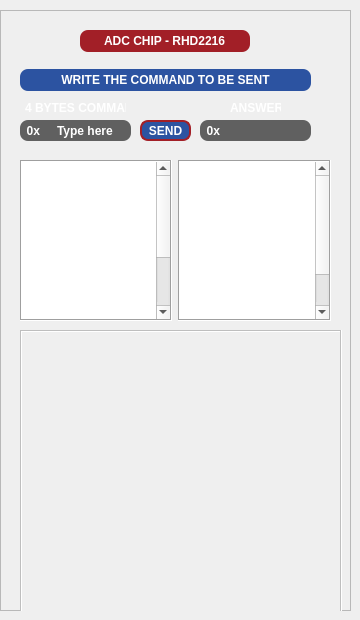
          <widget class="QWidget" name="tab">
           <attribute name="title">
            <string>ADVANCED</string>
           </attribute>
           <widget class="QFrame" name="advanced_frame">
            <property name="enabled">
             <bool>true</bool>
            </property>
            <property name="geometry">
             <rect>
              <x>0</x>
              <y>10</y>
              <width>351</width>
              <height>601</height>
             </rect>
            </property>
            <property name="styleSheet">
             <string notr="true">QLineEdit{border:#969696;background-color:#606060;border-top-right-radius:8px;border-bottom-right-radius:8px;color:#FFFFFF;font:7pt&quot;DejaVu Sans&quot;;font-weight:bold;}QLabel{color:#FFFFFF;font:7pt&quot;DejaVu Sans&quot;;font-weight:bold;}</string>
            </property>
            <property name="frameShape">
             <enum>QFrame::StyledPanel</enum>
            </property>
            <property name="frameShadow">
             <enum>QFrame::Raised</enum>
            </property>
            <widget class="QLabel" name="label_41">
             <property name="geometry">
              <rect>
               <x>25</x>
               <y>90</y>
               <width>101</width>
               <height>16</height>
              </rect>
             </property>
             <property name="text">
              <string notr="true">4 BYTES COMMAND</string>
             </property>
             <property name="alignment">
              <set>Qt::AlignLeading|Qt::AlignLeft|Qt::AlignVCenter</set>
             </property>
            </widget>
            <widget class="QLabel" name="label_50">
             <property name="geometry">
              <rect>
               <x>230</x>
               <y>90</y>
               <width>51</width>
               <height>16</height>
              </rect>
             </property>
             <property name="text">
              <string notr="true">ANSWER</string>
             </property>
             <property name="alignment">
              <set>Qt::AlignLeading|Qt::AlignLeft|Qt::AlignVCenter</set>
             </property>
            </widget>
            <widget class="QLineEdit" name="command_answer_lineedit">
             <property name="geometry">
              <rect>
               <x>220</x>
               <y>110</y>
               <width>91</width>
               <height>21</height>
              </rect>
             </property>
             <property name="styleSheet">
              <string notr="true"/>
             </property>
             <property name="text">
              <string notr="true"/>
             </property>
             <property name="alignment">
              <set>Qt::AlignCenter</set>
             </property>
             <property name="readOnly">
              <bool>true</bool>
             </property>
            </widget>
            <widget class="QPushButton" name="command_send_button">
             <property name="geometry">
              <rect>
               <x>140</x>
               <y>110</y>
               <width>51</width>
               <height>21</height>
              </rect>
             </property>
             <property name="cursor">
              <cursorShape>PointingHandCursor</cursorShape>
             </property>
             <property name="styleSheet">
              <string notr="true">QPushButton{border:2px solid #A21F27;border-radius:8px;background-color:#2C53A1;color:#FFFFFF;font:7pt&quot;DejaVu Sans&quot;;font-weight:bold;}QPushButton:pressed{border:2px solid #A21F27;border-radius:8px;background-color:#A21F27;color:#FFFFFF;}QPushButton::!enabled{border:2px solid #969696;border-radius:8px;background-color:#606060;color:#FFFFFF;font:7pt&quot;DejaVu Sans&quot;;font-weight:bold;}</string>
             </property>
             <property name="text">
              <string notr="true">SEND</string>
             </property>
             <property name="checked">
              <bool>false</bool>
             </property>
            </widget>
            <widget class="QLineEdit" name="command_message_lineedit">
             <property name="geometry">
              <rect>
               <x>40</x>
               <y>110</y>
               <width>91</width>
               <height>21</height>
              </rect>
             </property>
             <property name="styleSheet">
              <string notr="true"/>
             </property>
             <property name="text">
              <string notr="true">Type here</string>
             </property>
             <property name="alignment">
              <set>Qt::AlignCenter</set>
             </property>
            </widget>
            <widget class="QLabel" name="label_1">
             <property name="geometry">
              <rect>
               <x>20</x>
               <y>110</y>
               <width>21</width>
               <height>21</height>
              </rect>
             </property>
             <property name="styleSheet">
              <string notr="true">QLabel{border:#606060;background-color:#606060;border-top-left-radius:8px;border-bottom-left-radius:8px;color:#FFFFFF;font:7pt&quot;helvetica&quot;;font-weight:bold;}</string>
             </property>
             <property name="text">
              <string>  0x</string>
             </property>
            </widget>
            <widget class="QLabel" name="label_2">
             <property name="geometry">
              <rect>
               <x>200</x>
               <y>110</y>
               <width>21</width>
               <height>21</height>
              </rect>
             </property>
             <property name="styleSheet">
              <string notr="true">QLabel{border:#606060;background-color:#606060;border-top-left-radius:8px;border-bottom-left-radius:8px;color:#FFFFFF;font:7pt&quot;helvetica&quot;;font-weight:bold;}</string>
             </property>
             <property name="text">
              <string>  0x</string>
             </property>
            </widget>
            <widget class="QWidget" name="layoutWidget_5">
             <property name="geometry">
              <rect>
               <x>20</x>
               <y>20</y>
               <width>291</width>
               <height>61</height>
              </rect>
             </property>
             <layout class="QGridLayout" name="gridLayout_15">
              <item row="2" column="0" colspan="3">
               <widget class="QLabel" name="label_56">
                <property name="sizePolicy">
                 <sizepolicy hsizetype="Preferred" vsizetype="Minimum">
                  <horstretch>0</horstretch>
                  <verstretch>0</verstretch>
                 </sizepolicy>
                </property>
                <property name="minimumSize">
                 <size>
                  <width>0</width>
                  <height>22</height>
                 </size>
                </property>
                <property name="styleSheet">
                 <string notr="true">QLabel{border:#969696;background-color:#2C53A1;border-radius:8px;color:#FFFFFF;font:7pt&quot;helvetica&quot;;font-weight:bold;}</string>
                </property>
                <property name="text">
                 <string notr="true">WRITE THE COMMAND TO BE SENT</string>
                </property>
                <property name="alignment">
                 <set>Qt::AlignCenter</set>
                </property>
               </widget>
              </item>
              <item row="0" column="0">
               <spacer name="horizontalSpacer_12">
                <property name="orientation">
                 <enum>Qt::Horizontal</enum>
                </property>
                <property name="sizeType">
                 <enum>QSizePolicy::Maximum</enum>
                </property>
                <property name="sizeHint" stdset="0">
                 <size>
                  <width>80</width>
                  <height>20</height>
                 </size>
                </property>
               </spacer>
              </item>
              <item row="0" column="1">
               <widget class="QLineEdit" name="chip_lineedit">
                <property name="sizePolicy">
                 <sizepolicy hsizetype="Minimum" vsizetype="Minimum">
                  <horstretch>0</horstretch>
                  <verstretch>0</verstretch>
                 </sizepolicy>
                </property>
                <property name="minimumSize">
                 <size>
                  <width>170</width>
                  <height>22</height>
                 </size>
                </property>
                <property name="styleSheet">
                 <string notr="true">QLineEdit{border:#969696;background-color:#A21F27;border-radius:8px;color:#FFFFFF;font:7pt&quot;helvetica&quot;;font-weight:bold;}</string>
                </property>
                <property name="text">
                 <string notr="true">ADC CHIP - RHD2216</string>
                </property>
                <property name="alignment">
                 <set>Qt::AlignCenter</set>
                </property>
                <property name="dragEnabled">
                 <bool>false</bool>
                </property>
                <property name="readOnly">
                 <bool>true</bool>
                </property>
               </widget>
              </item>
              <item row="0" column="2">
               <spacer name="horizontalSpacer_13">
                <property name="orientation">
                 <enum>Qt::Horizontal</enum>
                </property>
                <property name="sizeType">
                 <enum>QSizePolicy::Maximum</enum>
                </property>
                <property name="sizeHint" stdset="0">
                 <size>
                  <width>80</width>
                  <height>20</height>
                 </size>
                </property>
               </spacer>
              </item>
              <item row="1" column="1">
               <spacer name="verticalSpacer">
                <property name="orientation">
                 <enum>Qt::Vertical</enum>
                </property>
                <property name="sizeHint" stdset="0">
                 <size>
                  <width>20</width>
                  <height>40</height>
                 </size>
                </property>
               </spacer>
              </item>
             </layout>
            </widget>
            <widget class="QWidget" name="layoutWidget_6">
             <property name="geometry">
              <rect>
               <x>20</x>
               <y>150</y>
               <width>311</width>
               <height>161</height>
              </rect>
             </property>
             <layout class="QHBoxLayout" name="horizontalLayout_2">
              <item>
               <widget class="QTextEdit" name="show_commands_textedit_2">
                <property name="enabled">
                 <bool>true</bool>
                </property>
                <property name="styleSheet">
                 <string notr="true">QTextEdit{color:#FFFFFF;font:7pt&quot;DejaVu Sans&quot;;font-weight:bold}</string>
                </property>
                <property name="frameShape">
                 <enum>QFrame::Box</enum>
                </property>
                <property name="readOnly">
                 <bool>true</bool>
                </property>
                <property name="html">
                 <string>&lt;!DOCTYPE HTML PUBLIC &quot;-//W3C//DTD HTML 4.0//EN&quot; &quot;http://www.w3.org/TR/REC-html40/strict.dtd&quot;&gt;
&lt;html&gt;&lt;head&gt;&lt;meta name=&quot;qrichtext&quot; content=&quot;1&quot; /&gt;&lt;style type=&quot;text/css&quot;&gt;
p, li { white-space: pre-wrap; }
&lt;/style&gt;&lt;/head&gt;&lt;body style=&quot; font-family:'DejaVu Sans'; font-size:7pt; font-weight:600; font-style:normal;&quot;&gt;
&lt;p style=&quot; margin-top:0px; margin-bottom:0px; margin-left:0px; margin-right:0px; -qt-block-indent:0; text-indent:0px;&quot;&gt;Read R00 | C500C000&lt;/p&gt;
&lt;p style=&quot; margin-top:0px; margin-bottom:0px; margin-left:0px; margin-right:0px; -qt-block-indent:0; text-indent:0px;&quot;&gt;Read R01 | C500C100&lt;/p&gt;
&lt;p style=&quot; margin-top:0px; margin-bottom:0px; margin-left:0px; margin-right:0px; -qt-block-indent:0; text-indent:0px;&quot;&gt;Read R02 | C500C200&lt;/p&gt;
&lt;p style=&quot; margin-top:0px; margin-bottom:0px; margin-left:0px; margin-right:0px; -qt-block-indent:0; text-indent:0px;&quot;&gt;Read R03 | C500C300&lt;/p&gt;
&lt;p style=&quot; margin-top:0px; margin-bottom:0px; margin-left:0px; margin-right:0px; -qt-block-indent:0; text-indent:0px;&quot;&gt;Read R04 | C500C400&lt;/p&gt;
&lt;p style=&quot; margin-top:0px; margin-bottom:0px; margin-left:0px; margin-right:0px; -qt-block-indent:0; text-indent:0px;&quot;&gt;Read R05 | C500C500&lt;/p&gt;
&lt;p style=&quot; margin-top:0px; margin-bottom:0px; margin-left:0px; margin-right:0px; -qt-block-indent:0; text-indent:0px;&quot;&gt;Read R06 | C500C600&lt;/p&gt;
&lt;p style=&quot; margin-top:0px; margin-bottom:0px; margin-left:0px; margin-right:0px; -qt-block-indent:0; text-indent:0px;&quot;&gt;Read R07 | C500C700&lt;/p&gt;
&lt;p style=&quot; margin-top:0px; margin-bottom:0px; margin-left:0px; margin-right:0px; -qt-block-indent:0; text-indent:0px;&quot;&gt;Read R08 | C500C800&lt;/p&gt;
&lt;p style=&quot; margin-top:0px; margin-bottom:0px; margin-left:0px; margin-right:0px; -qt-block-indent:0; text-indent:0px;&quot;&gt;Read R09 | C500C900&lt;/p&gt;
&lt;p style=&quot; margin-top:0px; margin-bottom:0px; margin-left:0px; margin-right:0px; -qt-block-indent:0; text-indent:0px;&quot;&gt;Read R10 | C500CA00&lt;/p&gt;
&lt;p style=&quot; margin-top:0px; margin-bottom:0px; margin-left:0px; margin-right:0px; -qt-block-indent:0; text-indent:0px;&quot;&gt;Read R11 | C500CB00&lt;/p&gt;
&lt;p style=&quot; margin-top:0px; margin-bottom:0px; margin-left:0px; margin-right:0px; -qt-block-indent:0; text-indent:0px;&quot;&gt;Read R12 | C500CC00&lt;/p&gt;
&lt;p style=&quot; margin-top:0px; margin-bottom:0px; margin-left:0px; margin-right:0px; -qt-block-indent:0; text-indent:0px;&quot;&gt;Read R13 | C500CD00&lt;/p&gt;
&lt;p style=&quot; margin-top:0px; margin-bottom:0px; margin-left:0px; margin-right:0px; -qt-block-indent:0; text-indent:0px;&quot;&gt;Read R14 | C500CE00&lt;/p&gt;
&lt;p style=&quot; margin-top:0px; margin-bottom:0px; margin-left:0px; margin-right:0px; -qt-block-indent:0; text-indent:0px;&quot;&gt;Read R15 | C500CF00&lt;/p&gt;
&lt;p style=&quot; margin-top:0px; margin-bottom:0px; margin-left:0px; margin-right:0px; -qt-block-indent:0; text-indent:0px;&quot;&gt;Read R16 | C500D000&lt;/p&gt;
&lt;p style=&quot; margin-top:0px; margin-bottom:0px; margin-left:0px; margin-right:0px; -qt-block-indent:0; text-indent:0px;&quot;&gt;Read R17 | C500D100&lt;/p&gt;
&lt;p style=&quot; margin-top:0px; margin-bottom:0px; margin-left:0px; margin-right:0px; -qt-block-indent:0; text-indent:0px;&quot;&gt;Read R60 | C500FC00&lt;/p&gt;
&lt;p style=&quot; margin-top:0px; margin-bottom:0px; margin-left:0px; margin-right:0px; -qt-block-indent:0; text-indent:0px;&quot;&gt;Read R61 | C500FD00&lt;/p&gt;
&lt;p style=&quot; margin-top:0px; margin-bottom:0px; margin-left:0px; margin-right:0px; -qt-block-indent:0; text-indent:0px;&quot;&gt;Read R62 | C500FE00&lt;/p&gt;
&lt;p style=&quot; margin-top:0px; margin-bottom:0px; margin-left:0px; margin-right:0px; -qt-block-indent:0; text-indent:0px;&quot;&gt;Read R63 | C500FF00&lt;/p&gt;&lt;/body&gt;&lt;/html&gt;</string>
                </property>
                <property name="textInteractionFlags">
                 <set>Qt::TextSelectableByKeyboard|Qt::TextSelectableByMouse</set>
                </property>
               </widget>
              </item>
              <item>
               <widget class="QTextEdit" name="show_commands_textedit_3">
                <property name="enabled">
                 <bool>true</bool>
                </property>
                <property name="styleSheet">
                 <string notr="true">QTextEdit{color:#FFFFFF;font:7pt&quot;DejaVu Sans&quot;;font-weight:bold}</string>
                </property>
                <property name="frameShape">
                 <enum>QFrame::Box</enum>
                </property>
                <property name="readOnly">
                 <bool>true</bool>
                </property>
                <property name="html">
                 <string>&lt;!DOCTYPE HTML PUBLIC &quot;-//W3C//DTD HTML 4.0//EN&quot; &quot;http://www.w3.org/TR/REC-html40/strict.dtd&quot;&gt;
&lt;html&gt;&lt;head&gt;&lt;meta name=&quot;qrichtext&quot; content=&quot;1&quot; /&gt;&lt;style type=&quot;text/css&quot;&gt;
p, li { white-space: pre-wrap; }
&lt;/style&gt;&lt;/head&gt;&lt;body style=&quot; font-family:'DejaVu Sans'; font-size:7pt; font-weight:600; font-style:normal;&quot;&gt;
&lt;p style=&quot; margin-top:0px; margin-bottom:0px; margin-left:0px; margin-right:0px; -qt-block-indent:0; text-indent:0px;&quot;&gt;Write R00 | C50080XX&lt;/p&gt;
&lt;p style=&quot; margin-top:0px; margin-bottom:0px; margin-left:0px; margin-right:0px; -qt-block-indent:0; text-indent:0px;&quot;&gt;Write R01 | C50081XX&lt;/p&gt;
&lt;p style=&quot; margin-top:0px; margin-bottom:0px; margin-left:0px; margin-right:0px; -qt-block-indent:0; text-indent:0px;&quot;&gt;Write R02 | C50082XX&lt;/p&gt;
&lt;p style=&quot; margin-top:0px; margin-bottom:0px; margin-left:0px; margin-right:0px; -qt-block-indent:0; text-indent:0px;&quot;&gt;Write R03 | C50083XX&lt;/p&gt;
&lt;p style=&quot; margin-top:0px; margin-bottom:0px; margin-left:0px; margin-right:0px; -qt-block-indent:0; text-indent:0px;&quot;&gt;Write R04 | C50084XX&lt;/p&gt;
&lt;p style=&quot; margin-top:0px; margin-bottom:0px; margin-left:0px; margin-right:0px; -qt-block-indent:0; text-indent:0px;&quot;&gt;Write R05 | C50085XX&lt;/p&gt;
&lt;p style=&quot; margin-top:0px; margin-bottom:0px; margin-left:0px; margin-right:0px; -qt-block-indent:0; text-indent:0px;&quot;&gt;Write R06 | C50086XX&lt;/p&gt;
&lt;p style=&quot; margin-top:0px; margin-bottom:0px; margin-left:0px; margin-right:0px; -qt-block-indent:0; text-indent:0px;&quot;&gt;Write R07 | C50087XX&lt;/p&gt;
&lt;p style=&quot; margin-top:0px; margin-bottom:0px; margin-left:0px; margin-right:0px; -qt-block-indent:0; text-indent:0px;&quot;&gt;Write R08 | C50088XX&lt;/p&gt;
&lt;p style=&quot; margin-top:0px; margin-bottom:0px; margin-left:0px; margin-right:0px; -qt-block-indent:0; text-indent:0px;&quot;&gt;Write R09 | C50089XX&lt;/p&gt;
&lt;p style=&quot; margin-top:0px; margin-bottom:0px; margin-left:0px; margin-right:0px; -qt-block-indent:0; text-indent:0px;&quot;&gt;Write R10 | C5008AXX&lt;/p&gt;
&lt;p style=&quot; margin-top:0px; margin-bottom:0px; margin-left:0px; margin-right:0px; -qt-block-indent:0; text-indent:0px;&quot;&gt;Write R11 | C5008BXX&lt;/p&gt;
&lt;p style=&quot; margin-top:0px; margin-bottom:0px; margin-left:0px; margin-right:0px; -qt-block-indent:0; text-indent:0px;&quot;&gt;Write R12 | C5008CXX&lt;/p&gt;
&lt;p style=&quot; margin-top:0px; margin-bottom:0px; margin-left:0px; margin-right:0px; -qt-block-indent:0; text-indent:0px;&quot;&gt;Write R13 | C5008DXX&lt;/p&gt;
&lt;p style=&quot; margin-top:0px; margin-bottom:0px; margin-left:0px; margin-right:0px; -qt-block-indent:0; text-indent:0px;&quot;&gt;Write R14 | C5008EXX&lt;/p&gt;
&lt;p style=&quot; margin-top:0px; margin-bottom:0px; margin-left:0px; margin-right:0px; -qt-block-indent:0; text-indent:0px;&quot;&gt;Write R15 | C5008FXX&lt;/p&gt;
&lt;p style=&quot; margin-top:0px; margin-bottom:0px; margin-left:0px; margin-right:0px; -qt-block-indent:0; text-indent:0px;&quot;&gt;Write R16 | C50090XX&lt;/p&gt;
&lt;p style=&quot; margin-top:0px; margin-bottom:0px; margin-left:0px; margin-right:0px; -qt-block-indent:0; text-indent:0px;&quot;&gt;Write R17 | C50091XX&lt;/p&gt;&lt;/body&gt;&lt;/html&gt;</string>
                </property>
                <property name="textInteractionFlags">
                 <set>Qt::TextSelectableByKeyboard|Qt::TextSelectableByMouse</set>
                </property>
               </widget>
              </item>
             </layout>
            </widget>
            <widget class="QWidget" name="layoutWidget_7">
             <property name="geometry">
              <rect>
               <x>20</x>
               <y>320</y>
               <width>322</width>
               <height>315</height>
              </rect>
             </property>
             <layout class="QVBoxLayout" name="verticalLayout_3">
              <item>
               <widget class="QTextEdit" name="show_commands_textedit">
                <property name="enabled">
                 <bool>false</bool>
                </property>
                <property name="sizePolicy">
                 <sizepolicy hsizetype="Minimum" vsizetype="Minimum">
                  <horstretch>0</horstretch>
                  <verstretch>0</verstretch>
                 </sizepolicy>
                </property>
                <property name="minimumSize">
                 <size>
                  <width>320</width>
                  <height>290</height>
                 </size>
                </property>
                <property name="styleSheet">
                 <string notr="true">QTextEdit{color:#FFFFFF;font:7pt&quot;DejaVu Sans&quot;;font-weight:bold}</string>
                </property>
                <property name="frameShape">
                 <enum>QFrame::Box</enum>
                </property>
                <property name="readOnly">
                 <bool>true</bool>
                </property>
               </widget>
              </item>
              <item>
               <layout class="QHBoxLayout" name="horizontalLayout_3">
                <item>
                 <widget class="QPushButton" name="continue_to_record_button">
                  <property name="sizePolicy">
                   <sizepolicy hsizetype="Minimum" vsizetype="Preferred">
                    <horstretch>0</horstretch>
                    <verstretch>0</verstretch>
                   </sizepolicy>
                  </property>
                  <property name="cursor">
                   <cursorShape>PointingHandCursor</cursorShape>
                  </property>
                  <property name="styleSheet">
                   <string notr="true">QPushButton{border:2px solid #A21F27;border-radius:8px;background-color:#2C53A1;color:#FFFFFF;font:7pt&quot;DejaVu Sans&quot;;font-weight:bold;}QPushButton:pressed{border:2px solid #A21F27;border-radius:8px;background-color:#A21F27;color:#FFFFFF;}QPushButton::!enabled{border:2px solid #969696;border-radius:8px;background-color:#606060;color:#FFFFFF;font:7pt&quot;DejaVu Sans&quot;;font-weight:bold;}</string>
                  </property>
                  <property name="text">
                   <string notr="true">CONTINUE TO RECORD</string>
                  </property>
                  <property name="checked">
                   <bool>false</bool>
                  </property>
                 </widget>
                </item>
                <item>
                 <widget class="QPushButton" name="cancel_advanced_button">
                  <property name="sizePolicy">
                   <sizepolicy hsizetype="Minimum" vsizetype="Preferred">
                    <horstretch>0</horstretch>
                    <verstretch>0</verstretch>
                   </sizepolicy>
                  </property>
                  <property name="cursor">
                   <cursorShape>PointingHandCursor</cursorShape>
                  </property>
                  <property name="styleSheet">
                   <string notr="true">QPushButton{border:2px solid #A21F27;border-radius:8px;background-color:#2C53A1;color:#FFFFFF;font:7pt&quot;DejaVu Sans&quot;;font-weight:bold;}QPushButton:pressed{border:2px solid #A21F27;border-radius:8px;background-color:#A21F27;color:#FFFFFF;}QPushButton::!enabled{border:2px solid #969696;border-radius:8px;background-color:#606060;color:#FFFFFF;font:7pt&quot;DejaVu Sans&quot;;font-weight:bold;}</string>
                  </property>
                  <property name="text">
                   <string notr="true">CANCEL</string>
                  </property>
                  <property name="checked">
                   <bool>false</bool>
                  </property>
                 </widget>
                </item>
               </layout>
              </item>
             </layout>
            </widget>
           </widget>
          </widget>
